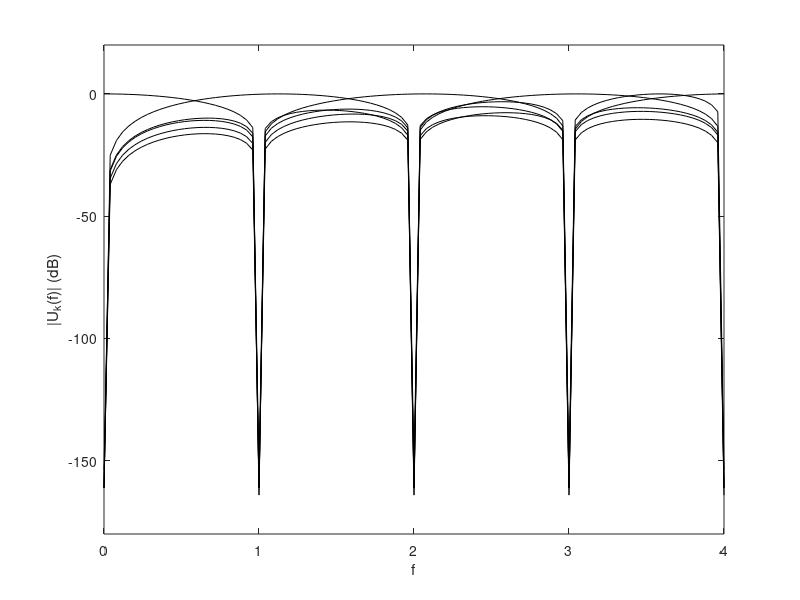

Write the MATLAB code that produced this figure.
% MATLAB script for Illustrative Problem 8.5

T = 1;
k = 0 : 5;
f_k = k/T;
f = 0 : 0.01*4/T : 4/T;
U_k_abs = zeros(length(k),length(f));
for i = 1 : length(k)
    U_k_abs(i,:) = abs(sqrt(T/2)*(sinc((f-f_k(i))*T) + sinc((f+f_k(i))*T)));
    U_k_norm(i,:) = U_k_abs(i,:)/max(U_k_abs(i,:));
end
U_k_dB = 10*log10(U_k_norm);
plot(f,U_k_dB(1,:),'black',f,U_k_dB(2,:),'black',f,U_k_dB(3,:),'black',...
    f,U_k_dB(4,:),'black',f,U_k_dB(5,:),'black',f,U_k_dB(6,:),'black')
axis([min(f) max(f) -180 20])
xlabel('f')
ylabel('|U_k(f)| (dB)')